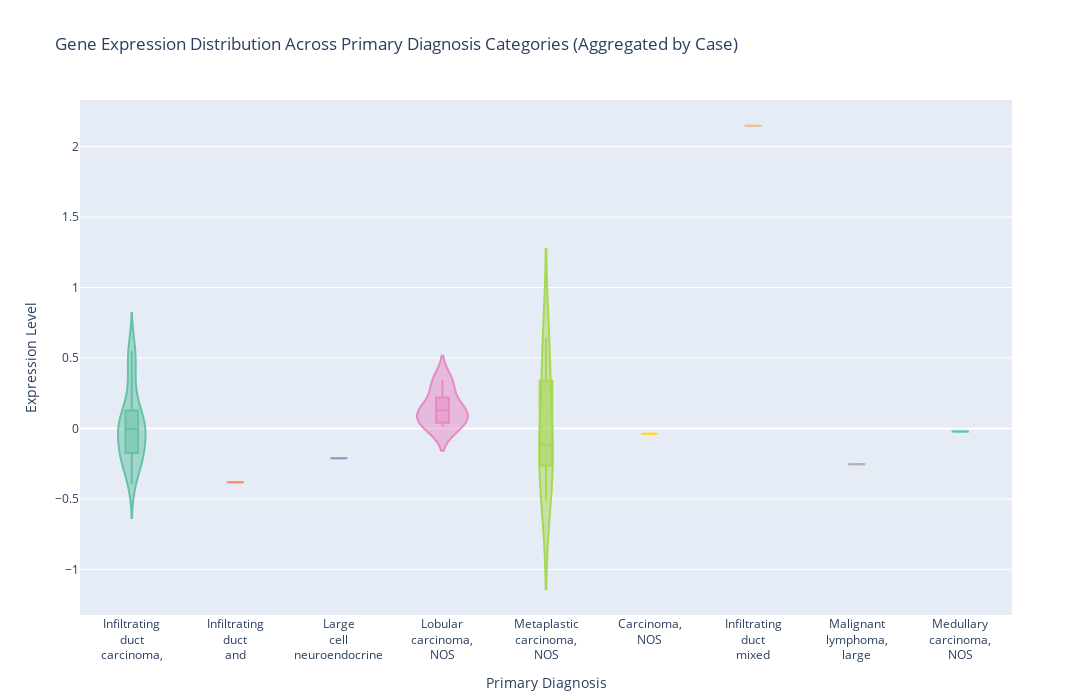

Notebook code for this chart:
### Code cell
import plotly.express as px

# Aggregate data by case (mean expression for cases with multiple rows)
aggregated_data = reshaped_df.groupby(['Case', 'primary_diagnosis'], as_index=False).agg({'Expression': 'mean'})

# Remove "Not Reported" values from the primary diagnosis column
filtered_data = aggregated_data[aggregated_data['primary_diagnosis'] != "Not Reported"]

# Shorten or format long labels with line breaks
filtered_data['primary_diagnosis'] = filtered_data['primary_diagnosis'].apply(
    lambda x: '<br>'.join(x.split(' ', 3)[:3]) if len(x.split(' ')) > 3 else x.replace(' ', '<br>')
)

# Create a violin plot using Plotly
fig = px.violin(
    filtered_data,
    x='primary_diagnosis',
    y='Expression',
    box=True,  
    points=False,
    color='primary_diagnosis',  
    title="Gene Expression Distribution Across Primary Diagnosis Categories (Aggregated by Case)",
    labels={
        'primary_diagnosis': 'Primary Diagnosis',
        'Expression': 'Expression Level'
    },
    color_discrete_sequence=px.colors.qualitative.Set2 
)


fig.update_layout(
    xaxis_title="Primary Diagnosis",
    yaxis_title="Expression Level",
    xaxis_tickangle=0,  
    showlegend=False,  
    width=1200, 
    height=700  
)


fig.show()

### Figure 1 — Plotly figure (JSON) as saved in the notebook; plotly's stock layout.template omitted (floating-point values rounded to 4 significant figures)
{"data": [{"alignmentgroup": "True", "box": {"visible": true}, "hovertemplate": "Primary Diagnosis=%{x}<br>Expression Level=%{y}<extra></extra>", "legendgroup": "Infiltrating<br>duct<br>carcinoma,", "marker": {"color": "rgb(102,194,165)"}, "name": "Infiltrating<br>duct<br>carcinoma,", "offsetgroup": "Infiltrating<br>duct<br>carcinoma,", "orientation": "v", "points": false, "scalegroup": "True", "showlegend": true, "type": "violin", "x": ["Infiltrating<br>duct<br>carcinoma,", "Infiltrating<br>duct<br>carcinoma,", "Infiltrating<br>duct<br>carcinoma,", "Infiltrating<br>duct<br>carcinoma,", "Infiltrating<br>duct<br>carcinoma,", "Infiltrating<br>duct<br>carcinoma,", "Infiltrating<br>duct<br>carcinoma,", "Infiltrating<br>duct<br>carcinoma,", "Infiltrating<br>duct<br>carcinoma,", "Infiltrating<br>duct<br>carcinoma,", "Infiltrating<br>duct<br>carcinoma,", "Infiltrating<br>duct<br>carcinoma,", "Infiltrating<br>duct<br>carcinoma,", "Infiltrating<br>duct<br>carcinoma,", "Infiltrating<br>duct<br>carcinoma,", "Infiltrating<br>duct<br>carcinoma,", "Infiltrating<br>duct<br>carcinoma,", "Infiltrating<br>duct<br>carcinoma,", "Infiltrating<br>duct<br>carcinoma,", "Infiltrating<br>duct<br>carcinoma,", "Infiltrating<br>duct<br>carcinoma,", "Infiltrating<br>duct<br>carcinoma,", "Infiltrating<br>duct<br>carcinoma,", "Infiltrating<br>duct<br>carcinoma,", "Infiltrating<br>duct<br>carcinoma,", "Infiltrating<br>duct<br>carcinoma,", "Infiltrating<br>duct<br>carcinoma,", "Infiltrating<br>duct<br>carcinoma,", "Infiltrating<br>duct<br>carcinoma,", "Infiltrating<br>duct<br>carcinoma,", "Infiltrating<br>duct<br>carcinoma,"], "x0": " ", "xaxis": "x", "y": [-0.2744, -0.2167, -0.3964, -0.359, 0.02433, 0.5814, 0.4323, -0.1334, -0.0694, 0.02125, -0.02029, 0.03698, -0.2243, -0.02724, -0.2212, 0.003703, 0.08105, 0.3351, 0.2563, -0.1694, 0.08245, 0.4908, -0.003247, -0.1745, -0.2148, -0.07819, 0.1579, 0.1431, -0.166, 0.04409, 0.5488], "y0": " ", "yaxis": "y"}, {"alignmentgroup": "True", "box": {"visible": true}, "hovertemplate": "Primary Diagnosis=%{x}<br>Expression Level=%{y}<extra></extra>", "legendgroup": "Infiltrating<br>duct<br>and", "marker": {"color": "rgb(252,141,98)"}, "name": "Infiltrating<br>duct<br>and", "offsetgroup": "Infiltrating<br>duct<br>and", "orientation": "v", "points": false, "scalegroup": "True", "showlegend": true, "type": "violin", "x": ["Infiltrating<br>duct<br>and"], "x0": " ", "xaxis": "x", "y": [-0.3817], "y0": " ", "yaxis": "y"}, {"alignmentgroup": "True", "box": {"visible": true}, "hovertemplate": "Primary Diagnosis=%{x}<br>Expression Level=%{y}<extra></extra>", "legendgroup": "Large<br>cell<br>neuroendocrine", "marker": {"color": "rgb(141,160,203)"}, "name": "Large<br>cell<br>neuroendocrine", "offsetgroup": "Large<br>cell<br>neuroendocrine", "orientation": "v", "points": false, "scalegroup": "True", "showlegend": true, "type": "violin", "x": ["Large<br>cell<br>neuroendocrine"], "x0": " ", "xaxis": "x", "y": [-0.212], "y0": " ", "yaxis": "y"}, {"alignmentgroup": "True", "box": {"visible": true}, "hovertemplate": "Primary Diagnosis=%{x}<br>Expression Level=%{y}<extra></extra>", "legendgroup": "Lobular<br>carcinoma,<br>NOS", "marker": {"color": "rgb(231,138,195)"}, "name": "Lobular<br>carcinoma,<br>NOS", "offsetgroup": "Lobular<br>carcinoma,<br>NOS", "orientation": "v", "points": false, "scalegroup": "True", "showlegend": true, "type": "violin", "x": ["Lobular<br>carcinoma,<br>NOS", "Lobular<br>carcinoma,<br>NOS", "Lobular<br>carcinoma,<br>NOS", "Lobular<br>carcinoma,<br>NOS", "Lobular<br>carcinoma,<br>NOS", "Lobular<br>carcinoma,<br>NOS", "Lobular<br>carcinoma,<br>NOS", "Lobular<br>carcinoma,<br>NOS"], "x0": " ", "xaxis": "x", "y": [0.1431, 0.02839, 0.01261, 0.05238, 0.2953, 0.1191, 0.346, 0.1392], "y0": " ", "yaxis": "y"}, {"alignmentgroup": "True", "box": {"visible": true}, "hovertemplate": "Primary Diagnosis=%{x}<br>Expression Level=%{y}<extra></extra>", "legendgroup": "Metaplastic<br>carcinoma,<br>NOS", "marker": {"color": "rgb(166,216,84)"}, "name": "Metaplastic<br>carcinoma,<br>NOS", "offsetgroup": "Metaplastic<br>carcinoma,<br>NOS", "orientation": "v", "points": false, "scalegroup": "True", "showlegend": true, "type": "violin", "x": ["Metaplastic<br>carcinoma,<br>NOS", "Metaplastic<br>carcinoma,<br>NOS", "Metaplastic<br>carcinoma,<br>NOS", "Metaplastic<br>carcinoma,<br>NOS", "Metaplastic<br>carcinoma,<br>NOS", "Metaplastic<br>carcinoma,<br>NOS"], "x0": " ", "xaxis": "x", "y": [-0.263, -0.5119, -0.1978, 0.6446, -0.03224, 0.3388], "y0": " ", "yaxis": "y"}, {"alignmentgroup": "True", "box": {"visible": true}, "hovertemplate": "Primary Diagnosis=%{x}<br>Expression Level=%{y}<extra></extra>", "legendgroup": "Carcinoma,<br>NOS", "marker": {"color": "rgb(255,217,47)"}, "name": "Carcinoma,<br>NOS", "offsetgroup": "Carcinoma,<br>NOS", "orientation": "v", "points": false, "scalegroup": "True", "showlegend": true, "type": "violin", "x": ["Carcinoma,<br>NOS"], "x0": " ", "xaxis": "x", "y": [-0.03682], "y0": " ", "yaxis": "y"}, {"alignmentgroup": "True", "box": {"visible": true}, "hovertemplate": "Primary Diagnosis=%{x}<br>Expression Level=%{y}<extra></extra>", "legendgroup": "Infiltrating<br>duct<br>mixed", "marker": {"color": "rgb(229,196,148)"}, "name": "Infiltrating<br>duct<br>mixed", "offsetgroup": "Infiltrating<br>duct<br>mixed", "orientation": "v", "points": false, "scalegroup": "True", "showlegend": true, "type": "violin", "x": ["Infiltrating<br>duct<br>mixed"], "x0": " ", "xaxis": "x", "y": [2.147], "y0": " ", "yaxis": "y"}, {"alignmentgroup": "True", "box": {"visible": true}, "hovertemplate": "Primary Diagnosis=%{x}<br>Expression Level=%{y}<extra></extra>", "legendgroup": "Malignant<br>lymphoma,<br>large", "marker": {"color": "rgb(179,179,179)"}, "name": "Malignant<br>lymphoma,<br>large", "offsetgroup": "Malignant<br>lymphoma,<br>large", "orientation": "v", "points": false, "scalegroup": "True", "showlegend": true, "type": "violin", "x": ["Malignant<br>lymphoma,<br>large"], "x0": " ", "xaxis": "x", "y": [-0.2531], "y0": " ", "yaxis": "y"}, {"alignmentgroup": "True", "box": {"visible": true}, "hovertemplate": "Primary Diagnosis=%{x}<br>Expression Level=%{y}<extra></extra>", "legendgroup": "Medullary<br>carcinoma,<br>NOS", "marker": {"color": "rgb(102,194,165)"}, "name": "Medullary<br>carcinoma,<br>NOS", "offsetgroup": "Medullary<br>carcinoma,<br>NOS", "orientation": "v", "points": false, "scalegroup": "True", "showlegend": true, "type": "violin", "x": ["Medullary<br>carcinoma,<br>NOS"], "x0": " ", "xaxis": "x", "y": [-0.02194], "y0": " ", "yaxis": "y"}], "layout": {"height": 700, "legend": {"title": {"text": "Primary Diagnosis"}, "tracegroupgap": 0}, "showlegend": false, "title": {"text": "Gene Expression Distribution Across Primary Diagnosis Categories (Aggregated by Case)"}, "violinmode": "overlay", "width": 1200, "xaxis": {"anchor": "y", "categoryarray": ["Infiltrating<br>duct<br>carcinoma,", "Infiltrating<br>duct<br>and", "Large<br>cell<br>neuroendocrine", "Lobular<br>carcinoma,<br>NOS", "Metaplastic<br>carcinoma,<br>NOS", "Carcinoma,<br>NOS", "Infiltrating<br>duct<br>mixed", "Malignant<br>lymphoma,<br>large", "Medullary<br>carcinoma,<br>NOS"], "categoryorder": "array", "domain": [0, 1], "tickangle": 0, "title": {"text": "Primary Diagnosis"}}, "yaxis": {"anchor": "x", "domain": [0, 1], "title": {"text": "Expression Level"}}}}
